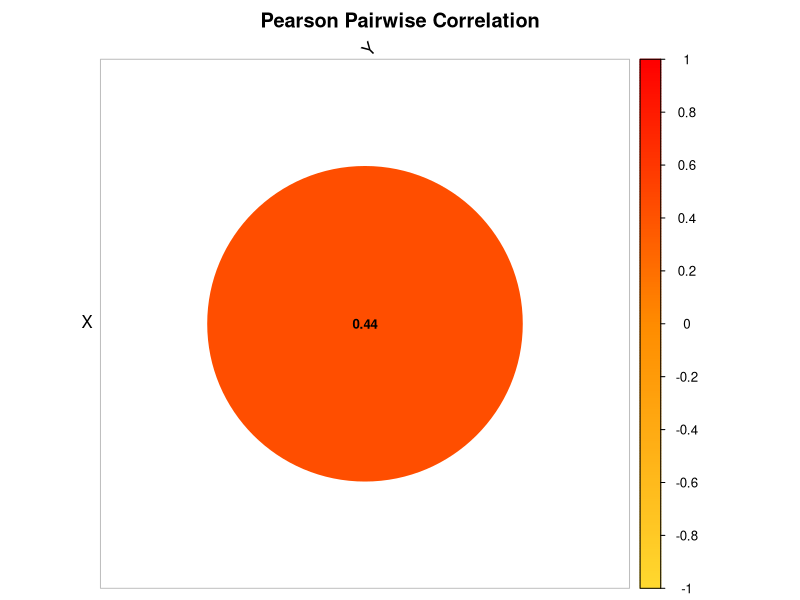
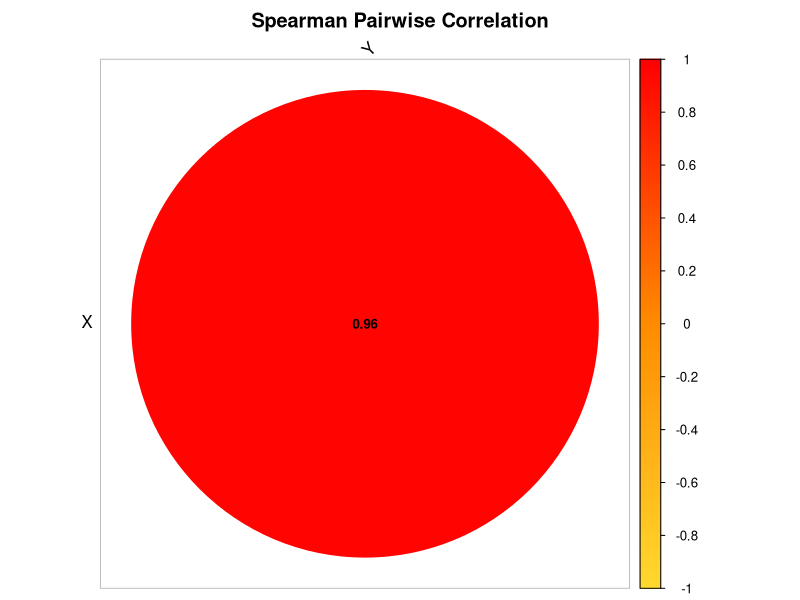

The R source for these figures, in order: (Note: this script raises an error after producing the figures.)
################################################################################
################ CORRELATION-BASED NETWORK INFERENCE ###########################
################################################################################

# ============================================================
# Working Directory
# ============================================================

setwd('/Users/gio/Desktop/My Dissertation/Dissertation Focus/Main Version/1_Basic_Net_Raw/Simple_Network_6')

# ============================================================
# Required Libraries
# ============================================================

library(dplyr)
library(tidyr)
library(corrplot)

################################################################################
################################################################################

# ============================================================
# CORRELATION-BASED NETWORK INFERENCE
# Pearson and Spearman Correlation
# ============================================================
#
# Purpose:
#   • Provide classical baseline methods for comparison with CIRN
#   • Infer signed but UNDIRECTED associations
#   • Convert associations into directed edges for evaluation
#
# NOTE:
#   Correlation does NOT infer causality or direction.
#   Edges are duplicated in both directions for comparability.
# ============================================================

infer_network_correlation <- function(df, time_col, method = "pearson",
                                      cor_threshold = 0.3,
                                      p_threshold = 0.05) {
  
  # ------------------------------------------------------------
  # 1. Remove time column
  # ------------------------------------------------------------
  
  vars <- setdiff(names(df), time_col)
  data_mat <- df[, vars]
  
  # ------------------------------------------------------------
  # 2. Start runtime measurement
  # ------------------------------------------------------------
  
  start_time <- Sys.time()
  
  # ------------------------------------------------------------
  # 3. Compute correlation matrix
  # ------------------------------------------------------------
  
  cor_matrix <- cor(
    data_mat,
    method = method,
    use = "pairwise.complete.obs"
  )
  
  # ------------------------------------------------------------
  # 4. Compute p-values
  # ------------------------------------------------------------
  
  p_matrix <- matrix(
    NA,
    nrow = length(vars),
    ncol = length(vars),
    dimnames = list(vars, vars)
  )
  
  for (i in seq_along(vars)) {
    for (j in seq_along(vars)) {
      
      if (i == j) next
      
      test <- suppressWarnings(
        cor.test(
          data_mat[[vars[i]]],
          data_mat[[vars[j]]],
          method = method
        )
      )
      
      p_matrix[i, j] <- test$p.value
    }
  }
  
  # ------------------------------------------------------------
  # 5. Edge extraction
  # ------------------------------------------------------------
  
  edges <- data.frame()
  
  for (i in seq_along(vars)) {
    for (j in seq_along(vars)) {
      
      if (i == j) next
      
      r <- cor_matrix[i, j]
      p <- p_matrix[i, j]
      
      if (!is.na(r) &&
          abs(r) >= cor_threshold &&
          p < p_threshold) {
        
        edges <- rbind(
          edges,
          data.frame(
            predictor_set = paste0(method, "_correlation"),
            term = vars[i],
            target = vars[j],
            omega = r,
            odds_ratio = NA,
            sign = sign(r),
            regulation_type = ifelse(
              r > 0,
              "activation",
              "inhibition"
            ),
            rel_strength = abs(r),
            hdi_lower95 = NA,
            hdi_upper95 = NA,
            eti_lower95 = NA,
            eti_upper95 = NA,
            method = paste(method, "correlation")
          )
        )
      }
    }
  }
  
  # ------------------------------------------------------------
  # 6. Stop runtime measurement
  # ------------------------------------------------------------
  
  end_time <- Sys.time()
  
  runtime_seconds <- as.numeric(
    difftime(end_time, start_time, units = "secs")
  )
  
  message(
    "⏱ ", method, " correlation runtime: ",
    round(runtime_seconds, 4),
    " seconds"
  )
  
  return(list(
    edges = edges,
    runtime = runtime_seconds,
    cor_matrix = cor_matrix,
    p_matrix = p_matrix
  ))
}

################################################################################
################################################################################

# ============================================================
# Bubble Correlation Heatmap (like your example)
# ============================================================

plot_correlation_bubble <- function(cor_matrix, method_name = "Correlation") {
  
  corrplot(
    cor_matrix,
    
    method = "circle",           # circles like your figure
    type = "upper",              # upper triangle
    
    addCoef.col = "black",       # numbers inside circles
    number.cex = 0.8,
    
    col = colorRampPalette(
      c("#FFD92F", "#FF8C00", "#FF0000")
    )(200),                      # yellow → orange → red
    
    tl.col = "black",
    tl.srt = 45,
    
    diag = FALSE,
    
    title = paste(method_name, "Pairwise Correlation"),
    mar = c(0,0,2,0)
  )
}

################################################################################
################################################################################

# ============================================================
# Load Dataset
# ============================================================

sim_df <- read.csv("Simple_Network_6.csv") %>%
  na.omit()

time_col <- names(sim_df)[1]

################################################################################
################################################################################

# ============================================================
# Pearson Correlation Network
# ============================================================

pearson_res <- infer_network_correlation(
  df = sim_df,
  time_col = time_col,
  method = "pearson"
)

pearson_edges <- pearson_res$edges
pearson_edges

pearson_cor_mat <- pearson_res$cor_matrix
pearson_cor_mat

pearson_p_mat <- pearson_res$p_matrix
pearson_p_mat

# Pearson bubble heatmap

plot_correlation_bubble(
  pearson_res$cor_matrix,
  "Pearson"
)

################################################################################
################################################################################

# ============================================================
# Spearman Correlation Network
# ============================================================

spearman_res <- infer_network_correlation(
  df = sim_df,
  time_col = time_col,
  method = "spearman"
)

spearman_edges <- spearman_res$edges
spearman_edges

spearman_cor_mat <- spearman_res$cor_matrix
spearman_cor_mat

spearman_p_mat <- spearman_res$p_matrix
spearman_p_mat

# Spearman bubble heatmap

plot_correlation_bubble(
  spearman_res$cor_matrix,
  "Spearman"
)

################################################################################
s################################################################################

# ============================================================
# Optional: Save figures for thesis / manuscript
# ============================================================

#pdf("Pearson_Correlation_Bubble.pdf", width = 6, height = 6)

#plot_correlation_bubble(
#  pearson_res$cor_matrix,
#  "Pearson"
#)

#dev.off()


#pdf("Spearman_Correlation_Bubble.pdf", width = 6, height = 6)

#plot_correlation_bubble(
#  spearman_res$cor_matrix,
#  "Spearman"
#)

#dev.off()

################################################################################
############################### ~ END ~ ########################################
################################################################################
